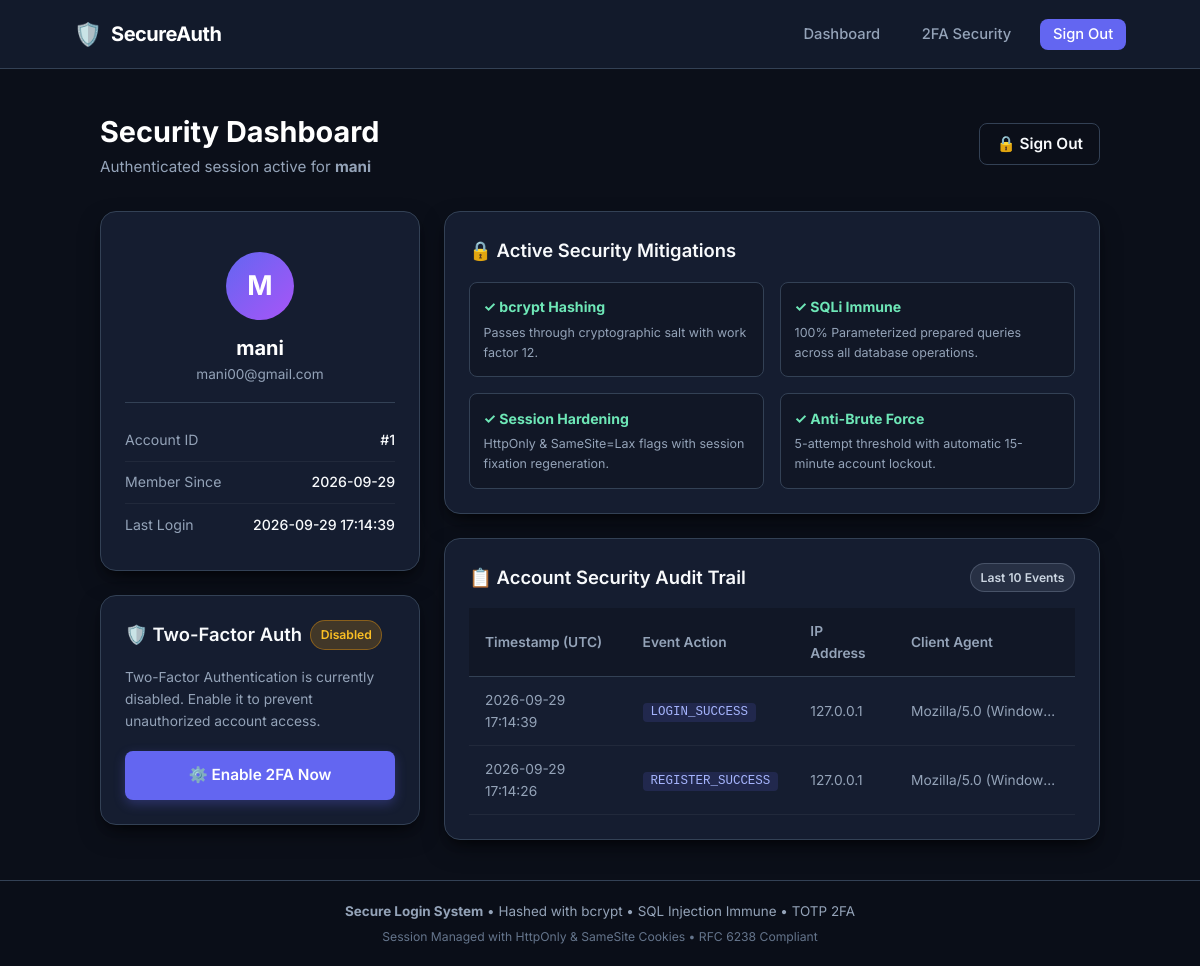
The app's page /dashboard (signed in) with its own data.
### tables this page shows
CREATE TABLE users (
                id INTEGER PRIMARY KEY AUTOINCREMENT,
                username TEXT UNIQUE NOT NULL,
                email TEXT UNIQUE NOT NULL,
                password_hash TEXT NOT NULL,
                two_factor_secret TEXT DEFAULT NULL,
                two_factor_enabled INTEGER DEFAULT 0,
                failed_login_count INTEGER DEFAULT 0,
                locked_until TIMESTAMP DEFAULT NULL,
                created_at TIMESTAMP DEFAULT CURRENT_TIMESTAMP,
                last_login_at TIMESTAMP DEFAULT NULL
            );

CREATE TABLE audit_logs (
                id INTEGER PRIMARY KEY AUTOINCREMENT,
                user_id INTEGER,
                username TEXT,
                action TEXT NOT NULL,
                ip_address TEXT,
                user_agent TEXT,
                timestamp TIMESTAMP DEFAULT CURRENT_TIMESTAMP,
                FOREIGN KEY(user_id) REFERENCES users(id) ON DELETE SET NULL
            );

### app.py (the view)
@app.route('/dashboard')
@login_required
def dashboard():
    user = database.get_user_by_id(session['user_id'])
    if not user:
        session.clear()
        return redirect(url_for('login'))
    audit_logs = database.get_audit_logs(user_id=user['id'], limit=10)
    return render_template('dashboard.html', user=user, audit_logs=audit_logs)

### app.py (called while the page is built, shortened)
def login_required(f):
    @wraps(f)
    def decorated_function(*args, **kwargs):
        if 'user_id' not in session:
            flash('Please log in to access this page.', 'warning')
            return redirect(url_for('login', next=request.path))
        return f(*args, **kwargs)
    return decorated_function

@app.context_processor
def inject_csrf_token():
    def get_csrf_token():
        if '_csrf_token' not in session:
            session['_csrf_token'] = security.generate_csrf_token()
        return session['_csrf_token']
    return dict(csrf_token=get_csrf_token)

@app.before_request
def csrf_protect():
    if app.config.get('TESTING') and not app.config.get('CSRF_PROTECT_TESTING', False):
        return

@app.after_request
def set_security_headers(response):
    response.headers['X-Content-Type-Options'] = 'nosniff'
    response.headers['X-Frame-Options'] = 'DENY'
    response.headers['X-XSS-Protection'] = '1; mode=block'
    response.headers['Referrer-Policy'] = 'strict-origin-when-cross-origin'
    response.headers['Content-Security-Policy'] = (
        "default-src 'self'; "
        "style-src 'self' 'unsafe-inline' https://fonts.googleapis.com; "
        "font-src 'self' https://fonts.gstatic.com; "
        "img-src 'self' data:; "
        "script-src 'self' 'unsafe-inline';"
    )
    return response

### database.py (called while the page is built)
def get_db(db_path=None):
    path = db_path or Config.DATABASE_PATH
    conn = sqlite3.connect(path)
    conn.row_factory = sqlite3.Row
    return conn

def get_user_by_id(user_id, db_path=None):
    with get_db(db_path) as conn:
        cursor = conn.cursor()
        cursor.execute("SELECT * FROM users WHERE id = ?", (user_id,))
        return cursor.fetchone()

def get_audit_logs(user_id=None, limit=20, db_path=None):
    with get_db(db_path) as conn:
        cursor = conn.cursor()
        if user_id:
            cursor.execute(
                "SELECT * FROM audit_logs WHERE user_id = ? ORDER BY id DESC LIMIT ?",
                (user_id, limit)
            )
        else:
            cursor.execute(
                "SELECT * FROM audit_logs ORDER BY id DESC LIMIT ?",
                (limit,)
            )
        return cursor.fetchall()

### templates/dashboard.html (shortened to what this page needs)
{% extends "base.html" %}
{% block wrapper_class %}dashboard-wrapper{% endblock %}
{% block container_class %}wide{% endblock %}
{% block content %}
<div style="margin-bottom: 2rem; display: flex; justify-content: space-between; align-items: center; flex-wrap: wrap; gap: 1rem;">
    <div>
        <h1 style="font-size: 1.8rem; font-weight: 700; color: #fff;">Security Dashboard</h1>
        <p style="color: var(--text-secondary); font-size: 0.95rem;">
            Authenticated session active for <strong>{{ user['username'] }}</strong>
        </p>
    </div>
    <div>
        <a href="{{ url_for('logout') }}" class="btn btn-outline" style="width: auto; padding: 0.5rem 1rem;">
            🔒 Sign Out
        </a>
    </div>
</div>
<div class="dashboard-grid">
    <div style="display: flex; flex-direction: column; gap: 1.5rem;">
        <div class="card">
            <div class="user-profile-header">
                <div class="avatar-circle">
                    {{ user['username'][0].upper() }}
                </div>
                <h2 style="font-size: 1.25rem; font-weight: 700; color: #fff;">{{ user['username'] }}</h2>
                <p style="color: var(--text-secondary); font-size: 0.85rem;">{{ user['email'] }}</p>
            </div>
            <div class="profile-stat">
                <span class="stat-label">Account ID</span>
                <span class="stat-value">#{{ user['id'] }}</span>
            </div>
            <div class="profile-stat">
                <span class="stat-label">Member Since</span>
                <span class="stat-value">{{ user['created_at'][:10] if user['created_at'] else 'N/A' }}</span>
            </div>
            <div class="profile-stat">
                <span class="stat-label">Last Login</span>
                <span class="stat-value">{{ user['last_login_at'][:19].replace('T', ' ') if user['last_login_at'] else 'First Session' }}</span>
            </div>
        </div>
        <div class="card">
            <h3 class="card-title">
                <span>🛡️ Two-Factor Auth</span>
                {% if user['two_factor_enabled'] %}
                    <span class="badge badge-success">Active</span>
                {% else %}
                    <span class="badge badge-warning">Disabled</span>
                {% endif %}
            </h3>
            <p style="font-size: 0.86rem; color: var(--text-secondary); margin-bottom: 1.2rem;">
                {% if user['two_factor_enabled'] %}
                    Your account requires a 6-digit TOTP code generated by your authenticator app at login.
                {% else %}
                    Two-Factor Authentication is currently disabled. Enable it to prevent unauthorized account access.
                {% endif %}
            </p>
            {% if user['two_factor_enabled'] %}
                <a href="{{ url_for('setup_2fa') }}" class="btn btn-secondary" style="margin-bottom: 0.75rem;">
                    🔄 Reconfigure 2FA
                </a>
                <details style="margin-top: 0.5rem;">
                    <summary style="font-size: 0.85rem; color: #fca5a5; cursor: pointer; padding: 0.25rem 0;">
                        Deactivate 2FA
                    </summary>
                    <form method="POST" action="{{ url_for('disable_2fa') }}" style="margin-top: 0.75rem;">
                        <input type="hidden" name="csrf_token" value="{{ csrf_token() }}">
                        <label class="form-label" style="font-size: 0.8rem;">Confirm Password to Disable:</label>
                        <input type="password" name="password" class="form-input" style="padding: 0.5rem; margin-bottom: 0.5rem;" placeholder="Your password" required>
                        <button type="submit" class="btn btn-danger" style="padding: 0.5rem; font-size: 0.85rem;">
                            Confirm Deactivation
                        </button>
                    </form>
                </details>
            {% else %}
                <a href="{{ url_for('setup_2fa') }}" class="btn btn-primary">
                    ⚙️ Enable 2FA Now
                </a>
            {% endif %}
        </div>
    </div>
    <div style="display: flex; flex-direction: column; gap: 1.5rem;">
        <div class="card">
            <h3 class="card-title">🔒 Active Security Mitigations</h3>
            <div style="display: grid; grid-template-columns: repeat(auto-fit, minmax(200px, 1fr)); gap: 1rem;">
                <div style="background: rgba(0,0,0,0.2); padding: 0.85rem; border-radius: var(--radius-sm); border: 1px solid var(--border-color);">
                    <h4 style="font-size: 0.88rem; color: #6ee7b7; margin-bottom: 0.25rem;">✓ bcrypt Hashing</h4>
                    <p style="font-size: 0.78rem; color: var(--text-secondary);">Passes through cryptographic salt with work factor 12.</p>
                </div>
                <div style="background: rgba(0,0,0,0.2); padding: 0.85rem; border-radius: var(--radius-sm); border: 1px solid var(--border-color);">
                    <h4 style="font-size: 0.88rem; color: #6ee7b7; margin-bottom: 0.25rem;">✓ SQLi Immune</h4>
                    <p style="font-size: 0.78rem; color: var(--text-secondary);">100% Parameterized prepared queries across all database operations.</p>
                </div>
                <div style="background: rgba(0,0,0,0.2); padding: 0.85rem; border-radius: var(--radius-sm); border: 1px solid var(--border-color);">
                    <h4 style="font-size: 0.88rem; color: #6ee7b7; margin-bottom: 0.25rem;">✓ Session Hardening</h4>
                    <p style="font-size: 0.78rem; color: var(--text-secondary);">HttpOnly & SameSite=Lax flags with session fixation regeneration.</p>
                </div>
                <div style="background: rgba(0,0,0,0.2); padding: 0.85rem; border-radius: var(--radius-sm); border: 1px solid var(--border-color);">
                    <h4 style="font-size: 0.88rem; color: #6ee7b7; margin-bottom: 0.25rem;">✓ Anti-Brute Force</h4>
                    <p style="font-size: 0.78rem; color: var(--text-secondary);">5-attempt threshold with automatic 15-minute account lockout.</p>
                </div>
            </div>
        </div>
        <div class="card">
            <div style="display: flex; justify-content: space-between; align-items: center; margin-bottom: 1rem;">
                <h3 class="card-title" style="margin-bottom: 0;">📋 Account Security Audit Trail</h3>
                <span class="badge badge-muted">Last 10 Events</span>
            </div>
            <div class="table-responsive">
                <table class="data-table">
                    <thead>
                        <tr>
                            <th>Timestamp (UTC)</th>
                            <th>Event Action</th>
                            <th>IP Address</th>
                            <th>Client Agent</th>
                        </tr>
                    </thead>
                    <tbody>
                        {% for log in audit_logs %}
                            <tr>
                                <td>{{ log['timestamp'][:19].replace('T', ' ') }}</td>
                                <td>
                                    <span class="action-pill">{{ log['action'] }}</span>
                                </td>
                                <td><code>{{ log['ip_address'] }}</code></td>
                                <td style="max-width: 180px; overflow: hidden; text-overflow: ellipsis; white-space: nowrap;" title="{{ log['user_agent'] }}">
                                    {{ log['user_agent'] or 'Unknown' }}
                                </td>
                            </tr>
                        {% else %}
                            <tr>
                                <td colspan="4" style="text-align: center; color: var(--text-secondary); padding: 1.5rem;">
                                    No audit entries found.
                                </td>
                            </tr>
                        {% endfor %}
                    </tbody>
                </table>
            </div>
        </div>
    </div>
</div>
{% endblock %}

### templates/base.html (shortened to what this page needs)
<!DOCTYPE html>
<html lang="en">
<head>
    <link rel=stylesheet href="{{ url_for('static', filename='css/style.css') }}">
</head>
<body>
    <nav class="navbar">
        <div class="nav-container">
            <a href="{{ url_for('index') }}" class="brand">
                <span class="brand-icon">🛡️</span>
                <span>SecureAuth</span>
            </a>
            <ul class="nav-links">
                {% if session.get('user_id') %}
                    <li><a href="{{ url_for('dashboard') }}" class="nav-link">Dashboard</a></li>
                    <li><a href="{{ url_for('setup_2fa') }}" class="nav-link">2FA Security</a></li>
                    <li><a href="{{ url_for('logout') }}" class="nav-link btn-nav-primary">Sign Out</a></li>
                {% else %}
                    <li><a href="{{ url_for('login') }}" class="nav-link">Sign In</a></li>
                    <li><a href="{{ url_for('register') }}" class="nav-link btn-nav-primary">Create Account</a></li>
                {% endif %}
            </ul>
        </div>
    </nav>
    <main class="main-wrapper {% block wrapper_class %}{% endblock %}">
        <div class="page-container {% block container_class %}{% endblock %}">
            {% block content %}{% endblock %}
        </div>
    </main>
    <footer class="footer">
        <p><strong>Secure Login System</strong> &bull; Hashed with bcrypt &bull; SQL Injection Immune &bull; TOTP 2FA</p>
        <p style="font-size: 0.76rem; color: #64748b; margin-top: 0.25rem;">Session Managed with HttpOnly & SameSite Cookies &bull; RFC 6238 Compliant</p>
    </footer>
</body>
</html>

### records on screen
users: username "mani", username "M", email "mani00@gmail.com", id "1", created_at "2026-09-29", last_login_at "2026-09-29 17:14:39"
audit_logs: timestamp "2026-09-29 17:14:39", action "LOGIN_SUCCESS", ip_address "127.0.0.1", user_agent "Mozilla/5.0 (Window…"
audit_logs: timestamp "2026-09-29 17:14:26", action "REGISTER_SUCCESS", ip_address "127.0.0.1", user_agent "Mozilla/5.0 (Window…"
